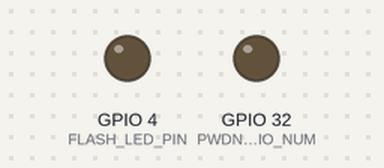
Recording of a sketch running on a simulated ESP32. Parts: output pins drawn as LEDs (lit = HIGH). WiFi joins after 1.5 s; servers stay silent unless stated; uploads are accepted with an empty reply; the camera gives no picture; what the sketch prints to the serial monitor is not drawn.

Above: at 3.0 s.
At 3.29 s:
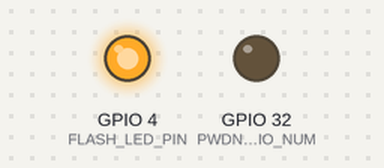
Timing chart, 0 to 6.3 s (numbered marks = the images above):
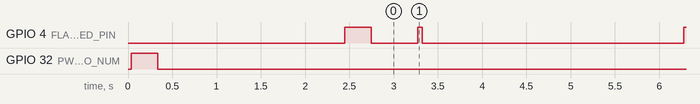

Measured:
- by itself, GPIO 4 (FLASH_LED_PIN): repeats every 3.0 s: HIGH 0.05 s, LOW 3.0 s

The sketch:

FreshAgent_ESP32CAM.ino
```cpp
/*
 * ═══════════════════════════════════════════════════════════════════════════
 * FreshAgent – ESP32-CAM Module
 * ═══════════════════════════════════════════════════════════════════════════
 *
 * PURPOSE:
 *   Captures JPEG images using the OV2640 camera on the ESP32-CAM (AI-Thinker)
 *   and POSTs them as multipart/form-data to the FreshAgent FastAPI backend
 *   at the endpoint:  POST /api/esp32-stream
 *
 *   The ESP32-CAM does NO AI inference. It only sends raw JPEG bytes.
 *   All classification (Fresh / Rotten / Formalin / Adulterated) happens
 *   on the server side using the ONNX model.
 *
 * BOARD SETUP (Arduino IDE):
 *   1. File → Preferences → Additional Board Manager URLs:
 *      https://raw.githubusercontent.com/espressif/arduino-esp32/gh-pages/package_esp32_index.json
 *   2. Tools → Board → ESP32 Arduino → AI Thinker ESP32-CAM
 *   3. Tools → Partition Scheme → Huge APP (3MB No OTA / 1MB SPIFFS)
 *   4. Tools → Upload Speed → 115200
 *   5. Use an FTDI adapter (USB-to-Serial) to upload.
 *      Connect: FTDI TX → ESP32 U0R,  FTDI RX → ESP32 U0T
 *      Short GPIO0 to GND before uploading, then remove after upload.
 *
 * CONFIGURATION:
 *   - Set your WiFi SSID and password below.
 *   - Set the server IP address (the PC running the FreshAgent backend).
 *   - Adjust CAPTURE_INTERVAL_MS for how often images are sent.
 *
 * ═══════════════════════════════════════════════════════════════════════════
 */

#include "esp_camera.h"
#include <WiFi.h>
#include <HTTPClient.h>

// ═══════════════════════════════════════════════════════════════════════════
// ██  USER CONFIGURATION — CHANGE THESE  ██
// ═══════════════════════════════════════════════════════════════════════════

// WiFi credentials
const char* WIFI_SSID     = "tata";              // ← Your WiFi network name
const char* WIFI_PASSWORD = "srm@123";           // ← Your WiFi password

// FreshAgent server address (the PC running main.py)
// Find your PC's IP: open CMD and type "ipconfig", look for IPv4 Address
const char* SERVER_HOST = "192.168.1.24";           // ← Your PC's local IP
const int   SERVER_PORT = 9090;                      // ← Must match main.py port

// How often to capture and send an image (in milliseconds)
// 3000 = every 3 seconds.  Lower = faster but more load on server & network.
const unsigned long CAPTURE_INTERVAL_MS = 3000;

// ═══════════════════════════════════════════════════════════════════════════
// ██  AI-THINKER ESP32-CAM PIN DEFINITIONS  ██
// ═══════════════════════════════════════════════════════════════════════════
// DO NOT CHANGE these unless you have a different ESP32-CAM board.

#define PWDN_GPIO_NUM     32
#define RESET_GPIO_NUM    -1
#define XCLK_GPIO_NUM      0
#define SIOD_GPIO_NUM     26
#define SIOC_GPIO_NUM     27

#define Y9_GPIO_NUM       35
#define Y8_GPIO_NUM       34
#define Y7_GPIO_NUM       39
#define Y6_GPIO_NUM       36
#define Y5_GPIO_NUM       21
#define Y4_GPIO_NUM       19
#define Y3_GPIO_NUM       18
#define Y2_GPIO_NUM        5

#define VSYNC_GPIO_NUM    25
#define HREF_GPIO_NUM     23
#define PCLK_GPIO_NUM     22

// On-board LED (flash) on GPIO 4
#define FLASH_LED_PIN      4

// ═══════════════════════════════════════════════════════════════════════════
// ██  GLOBAL VARIABLES  ██
// ═══════════════════════════════════════════════════════════════════════════

unsigned long lastCaptureTime = 0;
bool cameraReady = false;

// ═══════════════════════════════════════════════════════════════════════════
// ██  CAMERA INITIALIZATION  ██
// ═══════════════════════════════════════════════════════════════════════════

bool initCamera() {
  // ── Step 1: Explicitly power-cycle the camera via PWDN pin ──────────
  // The PWDN (power down) pin on AI-Thinker is GPIO 32.
  // Setting it HIGH powers DOWN the camera, LOW powers it UP.
  // This hard-reset ensures the OV2640 sensor is in a known state.
  Serial.println("[CAM] Power-cycling camera module...");
  pinMode(PWDN_GPIO_NUM, OUTPUT);
  digitalWrite(PWDN_GPIO_NUM, HIGH);  // Power DOWN camera
  delay(300);                          // Hold power down for 300ms
  digitalWrite(PWDN_GPIO_NUM, LOW);   // Power UP camera
  delay(300);                          // Wait for sensor to stabilize

  camera_config_t config;

  config.ledc_channel = LEDC_CHANNEL_0;
  config.ledc_timer   = LEDC_TIMER_0;
  config.pin_d0       = Y2_GPIO_NUM;
  config.pin_d1       = Y3_GPIO_NUM;
  config.pin_d2       = Y4_GPIO_NUM;
  config.pin_d3       = Y5_GPIO_NUM;
  config.pin_d4       = Y6_GPIO_NUM;
  config.pin_d5       = Y7_GPIO_NUM;
  config.pin_d6       = Y8_GPIO_NUM;
  config.pin_d7       = Y9_GPIO_NUM;
  config.pin_xclk     = XCLK_GPIO_NUM;
  config.pin_pclk     = PCLK_GPIO_NUM;
  config.pin_vsync    = VSYNC_GPIO_NUM;
  config.pin_href     = HREF_GPIO_NUM;
  config.pin_sccb_sda = SIOD_GPIO_NUM;
  config.pin_sccb_scl = SIOC_GPIO_NUM;
  config.pin_pwdn     = PWDN_GPIO_NUM;
  config.pin_reset    = RESET_GPIO_NUM;

  config.xclk_freq_hz = 10000000;       // 10 MHz XCLK — lower for stability
  config.pixel_format = PIXFORMAT_JPEG;  // JPEG output — required for HTTP POST
  config.grab_mode    = CAMERA_GRAB_LATEST;  // Always grab the newest frame

  // Use higher resolution if PSRAM is available, otherwise fall back
  if (psramFound()) {
    Serial.println("[CAM] PSRAM detected — using high quality settings");
    config.frame_size   = FRAMESIZE_VGA;   // 640×480 — good balance of quality vs speed
    config.jpeg_quality = 12;              // 0-63, lower = better quality, more bytes
    config.fb_count     = 2;               // Double buffer for smoother capture
  } else {
    Serial.println("[CAM] No PSRAM — using lower resolution");
    config.frame_size   = FRAMESIZE_CIF;   // 400×296
    config.jpeg_quality = 16;
    config.fb_count     = 1;
  }

  // ── Step 2: Try camera init up to 3 times with increasing delays ────
  esp_err_t err = ESP_FAIL;
  for (int attempt = 1; attempt <= 3; attempt++) {
    Serial.printf("[CAM] Initialization attempt %d of 3...\n", attempt);
    err = esp_camera_init(&config);
    if (err == ESP_OK) {
      break;  // Success!
    }
    Serial.printf("[CAM] Attempt %d failed with error 0x%x\n", attempt, err);

    if (attempt < 3) {
      // Power-cycle again before retry
      esp_camera_deinit();
      digitalWrite(PWDN_GPIO_NUM, HIGH);
      delay(500 * attempt);  // Increasing delay: 500ms, 1000ms
      digitalWrite(PWDN_GPIO_NUM, LOW);
      delay(500 * attempt);
      Serial.println("[CAM] Retrying after power-cycle...");
    }
  }

  if (err != ESP_OK) {
    Serial.printf("[CAM] ERROR: Camera init failed after 3 attempts (last error 0x%x)\n", err);
    Serial.println("[CAM] >>> Possible causes:");
    Serial.println("[CAM]   1. Camera ribbon cable is loose — reseat it firmly");
    Serial.println("[CAM]   2. Camera module is defective — try a different OV2640");
    Serial.println("[CAM]   3. Insufficient power — use 5V/2A supply, NOT 3.3V");
    Serial.println("[CAM]   4. Wrong board — must be 'AI Thinker ESP32-CAM' in Arduino IDE");
    return false;
  }

  // Fine-tune camera sensor settings for food photography
  sensor_t *s = esp_camera_sensor_get();
  if (s != NULL) {
    s->set_brightness(s, 1);     // Slightly brighter
    s->set_contrast(s, 1);       // Slightly more contrast
    s->set_saturation(s, 1);     // Slightly more saturated colors
    s->set_whitebal(s, 1);       // Enable auto white balance
    s->set_awb_gain(s, 1);       // Enable AWB gain
    s->set_wb_mode(s, 0);        // Auto WB mode
    s->set_exposure_ctrl(s, 1);  // Enable auto exposure
    s->set_aec2(s, 1);           // Enable AEC DSP
    s->set_gain_ctrl(s, 1);      // Enable auto gain
    s->set_agc_gain(s, 0);       // AGC gain = 0 (auto)
    s->set_gainceiling(s, (gainceiling_t)6);  // Max gain ceiling
    s->set_bpc(s, 1);            // Enable black pixel correction
    s->set_wpc(s, 1);            // Enable white pixel correction
    s->set_raw_gma(s, 1);        // Enable gamma correction
    s->set_lenc(s, 1);           // Enable lens correction
    s->set_dcw(s, 1);            // Enable downsize EN
  }

  Serial.println("[CAM] Camera initialized successfully");
  return true;
}

// ═══════════════════════════════════════════════════════════════════════════
// ██  WIFI CONNECTION  ██
// ═══════════════════════════════════════════════════════════════════════════

void connectWiFi() {
  Serial.printf("[WiFi] Connecting to '%s'", WIFI_SSID);

  WiFi.mode(WIFI_STA);
  WiFi.begin(WIFI_SSID, WIFI_PASSWORD);

  int attempts = 0;
  while (WiFi.status() != WL_CONNECTED) {
    delay(500);
    Serial.print(".");
    attempts++;

    if (attempts > 40) {  // 20 seconds timeout
      Serial.println("\n[WiFi] ERROR: Connection failed after 20 seconds!");
      Serial.println("[WiFi] Please check SSID and password, then reset the board.");
      // Blink LED rapidly to indicate error
      for (int i = 0; i < 10; i++) {
        digitalWrite(FLASH_LED_PIN, HIGH);
        delay(100);
        digitalWrite(FLASH_LED_PIN, LOW);
        delay(100);
      }
      ESP.restart();
    }
  }

  Serial.println();
  Serial.println("[WiFi] ✓ Connected!");
  Serial.printf("[WiFi]   IP Address : %s\n", WiFi.localIP().toString().c_str());
  Serial.printf("[WiFi]   Signal (RSSI): %d dBm\n", WiFi.RSSI());

  // Brief LED flash to confirm connection
  digitalWrite(FLASH_LED_PIN, HIGH);
  delay(300);
  digitalWrite(FLASH_LED_PIN, LOW);
}

// ═══════════════════════════════════════════════════════════════════════════
// ██  SEND IMAGE TO SERVER  ██
// ═══════════════════════════════════════════════════════════════════════════

bool sendImageToServer(camera_fb_t *fb) {
  if (WiFi.status() != WL_CONNECTED) {
    Serial.println("[HTTP] WiFi not connected — reconnecting...");
    connectWiFi();
  }

  // Build the server URL
  String serverUrl = "http://";
  serverUrl += SERVER_HOST;
  serverUrl += ":";
  serverUrl += String(SERVER_PORT);
  serverUrl += "/api/esp32-stream";

  HTTPClient http;
  http.begin(serverUrl);
  http.setTimeout(10000);  // 10 second timeout

  // ─── Build multipart/form-data body ─────────────────────────────────────
  String boundary = "----FreshAgentBoundary";
  String contentType = "multipart/form-data; boundary=" + boundary;
  http.addHeader("Content-Type", contentType);

  // Construct the multipart body
  // Part 1: Header before the binary data
  String bodyStart = "--" + boundary + "\r\n";
  bodyStart += "Content-Disposition: form-data; name=\"file\"; filename=\"esp32cam.jpg\"\r\n";
  bodyStart += "Content-Type: image/jpeg\r\n\r\n";

  // Part 2: Footer after the binary data
  String bodyEnd = "\r\n--" + boundary + "--\r\n";

  // Calculate total content length
  size_t totalLen = bodyStart.length() + fb->len + bodyEnd.length();

  // Allocate buffer for the complete body
  uint8_t *payload = (uint8_t *)malloc(totalLen);
  if (payload == NULL) {
    Serial.println("[HTTP] ERROR: Failed to allocate memory for HTTP payload");
    http.end();
    return false;
  }

  // Assemble the payload
  size_t offset = 0;
  memcpy(payload + offset, bodyStart.c_str(), bodyStart.length());
  offset += bodyStart.length();
  memcpy(payload + offset, fb->buf, fb->len);
  offset += fb->len;
  memcpy(payload + offset, bodyEnd.c_str(), bodyEnd.length());

  // ─── Send the POST request ─────────────────────────────────────────────
  Serial.printf("[HTTP] Sending %u bytes to %s ... ", totalLen, serverUrl.c_str());

  int httpCode = http.POST(payload, totalLen);
  free(payload);  // Free the buffer immediately

  if (httpCode > 0) {
    Serial.printf("Response: %d\n", httpCode);

    if (httpCode == 200) {
      String response = http.getString();
      // Print a truncated version of the response (avoid flooding serial)
      if (response.length() > 200) {
        Serial.println("[HTTP] ✓ Server response (truncated): " + response.substring(0, 200) + "...");
      } else {
        Serial.println("[HTTP] ✓ Server response: " + response);
      }
      http.end();
      return true;
    } else {
      Serial.printf("[HTTP] Server returned error code: %d\n", httpCode);
      String errorBody = http.getString();
      Serial.println("[HTTP] Error body: " + errorBody);
    }
  } else {
    Serial.printf("[HTTP] POST failed, error: %s\n", http.errorToString(httpCode).c_str());
    Serial.println("[HTTP] Make sure the FreshAgent server is running at:");
    Serial.printf("[HTTP]   %s:%d\n", SERVER_HOST, SERVER_PORT);
  }

  http.end();
  return false;
}

// ═══════════════════════════════════════════════════════════════════════════
// ██  CAPTURE AND SEND  ██
// ═══════════════════════════════════════════════════════════════════════════

void captureAndSend() {
  // Capture a frame from the camera
  camera_fb_t *fb = esp_camera_fb_get();
  if (fb == NULL) {
    Serial.println("[CAM] ERROR: Frame capture failed");
    return;
  }

  Serial.printf("[CAM] Captured frame: %u bytes (%dx%d)\n", fb->len, fb->width, fb->height);

  // Send to server
  bool success = sendImageToServer(fb);

  // Return the frame buffer so it can be reused
  esp_camera_fb_return(fb);

  if (success) {
    // Quick LED blink on successful send
    digitalWrite(FLASH_LED_PIN, HIGH);
    delay(50);
    digitalWrite(FLASH_LED_PIN, LOW);
  }
}

// ═══════════════════════════════════════════════════════════════════════════
// ██  SETUP  ██
// ═══════════════════════════════════════════════════════════════════════════

void setup() {
  Serial.begin(115200);
  Serial.println();
  Serial.println("═══════════════════════════════════════════════════");
  Serial.println("  FreshAgent – ESP32-CAM Module v1.0");
  Serial.println("  Fruit & Vegetable Adulteration Detection");
  Serial.println("═══════════════════════════════════════════════════");
  Serial.println();

  // Initialize flash LED pin
  pinMode(FLASH_LED_PIN, OUTPUT);
  digitalWrite(FLASH_LED_PIN, LOW);

  // Initialize camera
  Serial.println("[INIT] Step 1/2: Initializing camera...");
  cameraReady = initCamera();
  if (!cameraReady) {
    Serial.println("[INIT] FATAL: Camera initialization failed!");
    Serial.println("[INIT] Check wiring and board selection (AI Thinker ESP32-CAM).");
    // Blink SOS pattern
    while (true) {
      for (int i = 0; i < 3; i++) { digitalWrite(FLASH_LED_PIN, HIGH); delay(200); digitalWrite(FLASH_LED_PIN, LOW); delay(200); }
      delay(400);
      for (int i = 0; i < 3; i++) { digitalWrite(FLASH_LED_PIN, HIGH); delay(600); digitalWrite(FLASH_LED_PIN, LOW); delay(200); }
      delay(400);
      for (int i = 0; i < 3; i++) { digitalWrite(FLASH_LED_PIN, HIGH); delay(200); digitalWrite(FLASH_LED_PIN, LOW); delay(200); }
      delay(2000);
    }
  }

  // Connect to WiFi
  Serial.println("[INIT] Step 2/2: Connecting to WiFi...");
  connectWiFi();

  // Ready!
  Serial.println();
  Serial.println("═══════════════════════════════════════════════════");
  Serial.println("  ✓ FreshAgent ESP32-CAM Ready!");
  Serial.printf("  Camera    : OK\n");
  Serial.printf("  WiFi      : %s (%d dBm)\n", WiFi.localIP().toString().c_str(), WiFi.RSSI());
  Serial.printf("  Server    : http://%s:%d/api/esp32-stream\n", SERVER_HOST, SERVER_PORT);
  Serial.printf("  Interval  : %lu ms\n", CAPTURE_INTERVAL_MS);
  Serial.println("═══════════════════════════════════════════════════");
  Serial.println();
  Serial.println("[LOOP] Starting image capture loop...");

  // Take one throwaway frame — first frame is often dark/garbled
  camera_fb_t *fb = esp_camera_fb_get();
  if (fb) {
    esp_camera_fb_return(fb);
    Serial.println("[CAM] Discarded warm-up frame");
  }
}

// ═══════════════════════════════════════════════════════════════════════════
// ██  MAIN LOOP  ██
// ═══════════════════════════════════════════════════════════════════════════

void loop() {
  unsigned long now = millis();

  // Check if it's time to capture
  if (now - lastCaptureTime >= CAPTURE_INTERVAL_MS) {
    lastCaptureTime = now;
    captureAndSend();
  }

  // Check WiFi health periodically
  if (WiFi.status() != WL_CONNECTED) {
    Serial.println("[WiFi] Connection lost — reconnecting...");
    connectWiFi();
  }

  delay(10);  // Small delay to avoid watchdog issues
}
```
